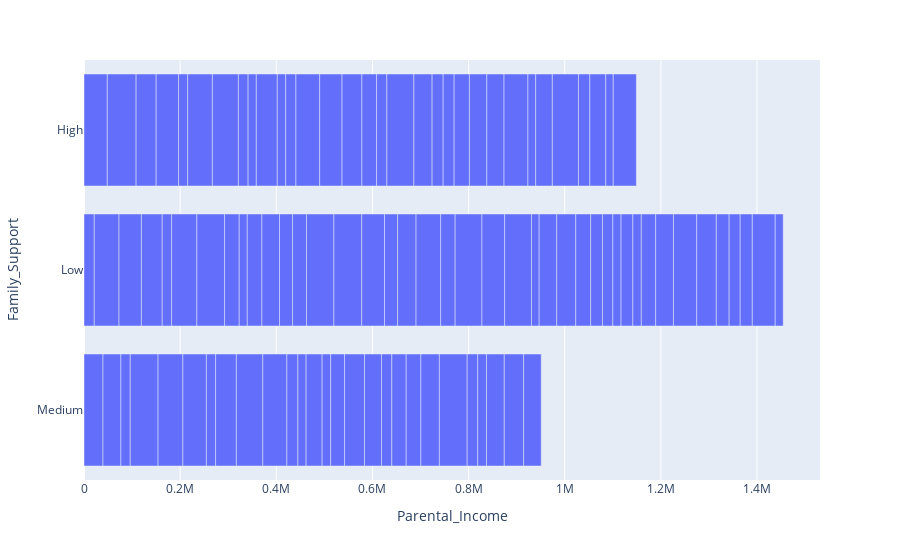
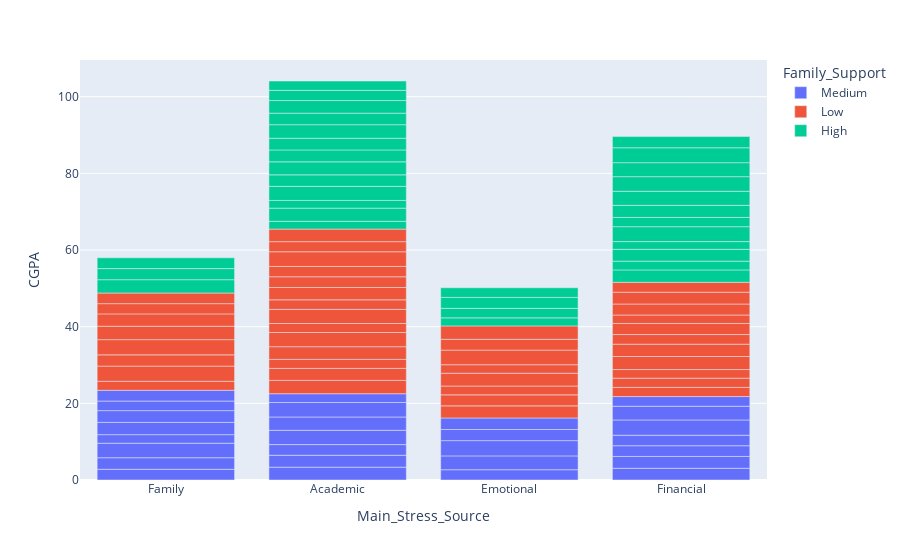

The notebook cell these images were saved under, in order:
### Markdown cell above
### Analysis & Results

Here is where you show your code and results (plots, tables, predictions, etc) that help to explore and answer your questions. There should be code here that can be run to reproduce your results and conclusions. After each plot/table/final number, you should add a Markdown cell where you explain to the reader what the result means and how/why it answers the question.

### Code cell
fig=px.bar(DF_model1,x='Parental_Income',y='Family_Support')
fig.show()
print('----------------------------------------------------------------------')

fig=px.bar(DF_model1,x='Main_Stress_Source',y='CGPA',color='Family_Support')
fig.show()

### Figure 1 — Plotly figure (JSON) as saved in the notebook; plotly's stock layout.template omitted (floating-point values rounded to 4 significant figures)
{"data": [{"alignmentgroup": "True", "hovertemplate": "Parental_Income=%{x}<br>Family_Support=%{y}<extra></extra>", "legendgroup": "", "marker": {"color": "#636efa", "pattern": {"shape": ""}}, "name": "", "offsetgroup": "", "orientation": "h", "showlegend": false, "textposition": "auto", "type": "bar", "x": [39540, 21331, 48483, 37263, 51514, 19378, 59932, 46573, 57871, 43299, 41688, 19532, 52560, 46638, 57603, 51682, 18867, 51439, 30486, 16749, 48882, 54133, 20233, 30502, 36626, 19213, 27092, 17003, 43678, 43084, 17535, 29078, 21268, 55018, 49388, 50141, 46489, 57005, 22845, 57783, 47431, 27262, 41367, 38320, 51252, 17103, 30509, 33356, 17730, 21367, 30054, 55786, 47206, 56197, 55825, 15927, 28875, 37926, 36621, 41529, 39524, 31079, 35461, 24498, 21406, 22956, 22849, 31800, 29861, 21596, 30597, 17111, 38411, 24554, 36263, 57849, 21982, 17526, 18293, 29928, 35756, 36882, 49730, 36968, 16146, 40271, 34598, 48436, 54342, 40724, 26662, 22994, 36603, 23699, 33206, 15444, 48112, 25190, 47647, 16626], "xaxis": "x", "y": ["Medium", "Low", "High", "Medium", "Low", "Medium", "High", "Low", "Medium", "Low", "High", "Low", "Low", "High", "Low", "Medium", "High", "High", "Low", "Low", "Medium", "High", "High", "Low", "Low", "Medium", "Low", "High", "High", "Medium", "High", "Low", "High", "Medium", "High", "Medium", "High", "Low", "Medium", "Low", "Low", "Low", "High", "Low", "Low", "Medium", "High", "Medium", "Medium", "High", "Low", "Low", "Low", "High", "Low", "Low", "Medium", "High", "Low", "Medium", "Low", "Low", "Medium", "Low", "Medium", "High", "High", "High", "Medium", "Low", "Medium", "Low", "Medium", "Low", "High", "Medium", "Medium", "Low", "Medium", "Low", "High", "Medium", "High", "Low", "High", "Medium", "High", "Low", "High", "Low", "Low", "Low", "Medium", "High", "High", "High", "High", "Low", "Low", "Low"], "yaxis": "y"}], "layout": {"autosize": true, "barmode": "relative", "legend": {"tracegroupgap": 0}, "margin": {"t": 60}, "xaxis": {"anchor": "y", "autorange": true, "domain": [0, 1], "range": [0, 1531000.0], "title": {"text": "Parental_Income"}, "type": "linear"}, "yaxis": {"anchor": "x", "autorange": true, "domain": [0, 1], "range": [-0.5, 2.5], "title": {"text": "Family_Support"}, "type": "category"}}}

### Figure 2 — Plotly figure (JSON) as saved in the notebook; plotly's stock layout.template omitted (floating-point values rounded to 4 significant figures)
{"data": [{"alignmentgroup": "True", "hovertemplate": "Family_Support=Medium<br>Main_Stress_Source=%{x}<br>CGPA=%{y}<extra></extra>", "legendgroup": "Medium", "marker": {"color": "#636efa", "pattern": {"shape": ""}}, "name": "Medium", "offsetgroup": "Medium", "orientation": "v", "showlegend": true, "textposition": "auto", "type": "bar", "x": ["Family", "Academic", "Family", "Family", "Academic", "Emotional", "Emotional", "Financial", "Financial", "Emotional", "Financial", "Financial", "Financial", "Emotional", "Family", "Financial", "Family", "Academic", "Family", "Family", "Financial", "Emotional", "Academic", "Academic", "Academic", "Academic", "Family"], "xaxis": "x", "y": [2.8, 3.35, 3.01, 3.79, 3.11, 2.68, 3.61, 3.06, 3.09, 3.98, 2.79, 2.74, 3.99, 2.91, 2.23, 3.58, 3.2, 2.78, 3.07, 2.5, 2.52, 3, 3.73, 3.47, 3.79, 2.28, 2.81], "yaxis": "y"}, {"alignmentgroup": "True", "hovertemplate": "Family_Support=Low<br>Main_Stress_Source=%{x}<br>CGPA=%{y}<extra></extra>", "legendgroup": "Low", "marker": {"color": "#EF553B", "pattern": {"shape": ""}}, "name": "Low", "offsetgroup": "Low", "orientation": "v", "showlegend": true, "textposition": "auto", "type": "bar", "x": ["Family", "Family", "Family", "Academic", "Emotional", "Financial", "Family", "Financial", "Academic", "Emotional", "Financial", "Academic", "Academic", "Academic", "Academic", "Family", "Emotional", "Financial", "Financial", "Academic", "Emotional", "Academic", "Family", "Emotional", "Financial", "Emotional", "Financial", "Academic", "Financial", "Academic", "Academic", "Family", "Financial", "Academic", "Financial", "Financial", "Family", "Academic", "Academic", "Emotional", "Emotional"], "xaxis": "x", "y": [2.35, 3.96, 2.93, 3.48, 3.16, 2.39, 3.97, 2.41, 3.13, 2.87, 2.25, 2.35, 3.31, 3.7, 2.35, 3.5, 2.31, 3.4, 3.21, 3.69, 3.34, 2.49, 3.22, 2.22, 2.52, 3.81, 2.89, 3.22, 2.21, 2.79, 2.7, 2.67, 2.86, 3.83, 3.09, 2.58, 2.78, 2.63, 3.28, 2.82, 3.49], "yaxis": "y"}, {"alignmentgroup": "True", "hovertemplate": "Family_Support=High<br>Main_Stress_Source=%{x}<br>CGPA=%{y}<extra></extra>", "legendgroup": "High", "marker": {"color": "#00cc96", "pattern": {"shape": ""}}, "name": "High", "offsetgroup": "High", "orientation": "v", "showlegend": true, "textposition": "auto", "type": "bar", "x": ["Financial", "Emotional", "Financial", "Financial", "Financial", "Emotional", "Academic", "Financial", "Academic", "Financial", "Academic", "Family", "Financial", "Financial", "Academic", "Academic", "Financial", "Family", "Financial", "Financial", "Academic", "Academic", "Academic", "Emotional", "Academic", "Emotional", "Financial", "Academic", "Family", "Academic", "Academic", "Academic"], "xaxis": "x", "y": [3.23, 2.1, 2.28, 3.1, 2.01, 2.49, 2.03, 3.89, 3.44, 2.41, 2.01, 3.47, 3.16, 3.67, 3.67, 3.01, 3.81, 2.9, 3.65, 3.89, 3.39, 3.1, 3.05, 2.85, 3.54, 2.51, 2.92, 3.01, 2.81, 3.29, 2.66, 2.44], "yaxis": "y"}], "layout": {"autosize": true, "barmode": "relative", "legend": {"title": {"text": "Family_Support"}, "tracegroupgap": 0}, "margin": {"t": 60}, "xaxis": {"anchor": "y", "autorange": true, "domain": [0, 1], "range": [-0.5, 3.5], "title": {"text": "Main_Stress_Source"}, "type": "category"}, "yaxis": {"anchor": "x", "autorange": true, "domain": [0, 1], "range": [0, 109.6], "title": {"text": "CGPA"}, "type": "linear"}}}
